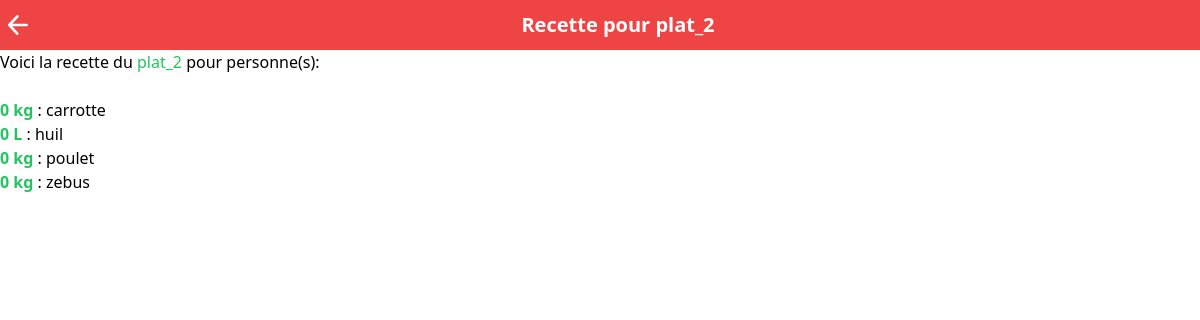
Page /recette/re_pl/tab_rec/index.php?cd_=2 on the committed database.
### tables this page shows
CREATE TABLE IF NOT EXISTS `plat` (
  `id_plat` int(11) NOT NULL AUTO_INCREMENT,
  `nom_plat` varchar(255) NOT NULL,
  PRIMARY KEY (`id_plat`)
);

CREATE TABLE IF NOT EXISTS `detailplat` (
  `id` int(11) NOT NULL AUTO_INCREMENT,
  `id_plat` varchar(255) NOT NULL,
  `libellePro` varchar(255) NOT NULL,
  `qte` varchar(255) NOT NULL,
  PRIMARY KEY (`id`)
);

### recette/re_pl/tab_rec/index.php (the view, shortened to what this page needs)
<!DOCTYPE html>
<html lang="en">
<head>
    <link rel="stylesheet" href="../../output.css">
</head>
<body class="font-medium">
<?php
    require('../../../db.php');
    $cd_=$_GET['cd_'];
    $per_=$_GET['per_'];
    $selectp = $db -> prepare("select * FROM plat where id_plat=$cd_");
    $selectp -> execute();
    $fetch = $selectp -> fetch();
    $nom1=$fetch["nom_plat"];
    $nom="Recette pour ".$fetch["nom_plat"];
    require('retour.php');
?>
<p>
    Voici la recette du <span class="text-green-500"><?=$nom1?></span> pour <b><?=$per_?></b> personne(s):
</p>
<br>
<div>
<?php
    $list_pro_pl = $db -> prepare("SELECT * FROM detailplat WHERE id_plat=$cd_ ORDER BY libellePro");
    $list_pro_pl -> execute();
    $fetch_pro_pl = $list_pro_pl -> fetchAll();
    $_pro_nbr = count($fetch_pro_pl);
    for($i=0;$i<$_pro_nbr;$i++){
        $pro_uni=$fetch_pro_pl[$i]["libellePro"];
        $table_pro_uni=explode("=",$pro_uni);
        $produit=$table_pro_uni[0];
        $qte=$fetch_pro_pl[$i]["qte"];
        ?>
            <b class="text-green-500"><?=$qte*$per_?> <?=$table_pro_uni[1]?></b> : <?=$produit?>  <br>
        <?php
    }
    ?>
</div>
</div>
</body>
</html>

### recette/re_pl/tab_rec/retour.php (shortened to what this page needs)
<div class="w-[100%]">
    <div class="bg-red-500 fixed top-0 h-[50px] flex justify-between items-center w-[100%]">
            <div class="w-fit h-fit m-2">
                <a href="../" class="bg-gray-500">
                </a>
            </div>
            <div class="w-full flex justify-center">
            <div class="w-fit h-fit">
                <p class="font-bold text-[15pt] text-white"><?=$nom?></p>
            </div>
            </div>
    </div>
    <div class="h-[50px]">
    </div>

### rows in the picture
plat: nom_plat "Recette pour plat_2", nom_plat "plat_2"
detailplat: $qte*$per_ "0", libellePro "kg", libellePro "carrotte"
detailplat: $qte*$per_ "0", libellePro "L", libellePro "huil"
detailplat: $qte*$per_ "0", libellePro "kg", libellePro "poulet"
detailplat: $qte*$per_ "0", libellePro "kg", libellePro "zebus"
